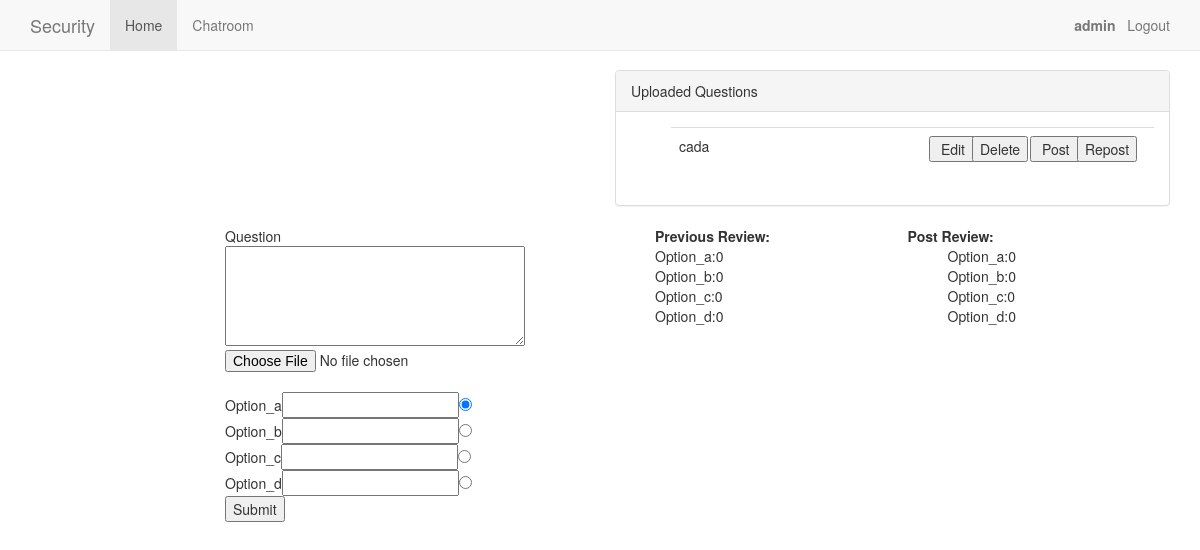
Before: / (signed in) with the older database file.
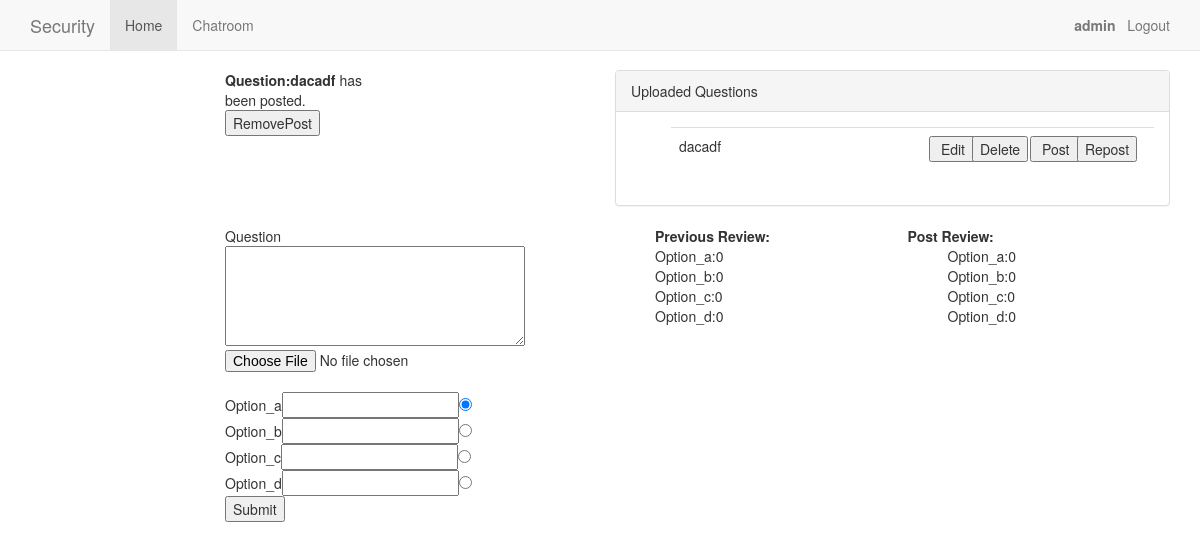
After: the same page with the newer database file.
### security/models.py (models this page shows)
class Question(models.Model):
    question = models.CharField(max_length=200)
    option_a = models.CharField(max_length=200)
    option_b = models.CharField(max_length=200)
    option_c = models.CharField(max_length=200)
    option_d = models.CharField(max_length=200)
    image = models.ImageField(upload_to=get_upload_file_name,default='00000')
    option_correct = models.CharField(max_length=2)
    file_path = models.CharField(max_length=200,default='00000')
    class Meta:
        db_table='questions'

### security/views.py (the view, shortened to what this page needs)
# urls.py: url(r'^$','security.views.quiz',name='home'),
def quiz(request):
    list_a=[]
    list_b=[]
    list_c=[]
    list_d=[]
    re_list_a=[]
    re_list_b=[]
    re_list_c=[]
    re_list_d=[]
    correct=1
    form=QuestionForm(request.POST,request.FILES)
    ansform = AnswerForm(request.POST or None)
    number_of_times='0'
    _id=-1
    post=Posted_Question.objects.all()
    if(post):
        _id=post[0].question_id
        number_of_times=post[0].number_of_times
    print "id" ,_id
    switcher={
        '0':'',
        '1':'Post',
        '2':'Repost'
    }
    question=Question.objects.filter(id=_id)
    uploaded =Question.objects.all()
    submission=''
    if request.user.is_authenticated():
        model=ChatRoom.objects.filter(name=request.user.username)
        if(not model):
            create=ChatRoom(name=request.user.username)
            create.save()
    if(question):
        ques= question[0]
        print "question_id",ques.id
    else:
        ques=''
    if question:
        correct=Question.objects.filter(id=_id)[0].option_correct
        option_a=Answer.objects.filter(answer='0').filter(question_id=_id)
        for l in option_a:
            list_a.append(str(l.user_name))
        option_b=Answer.objects.filter(answer='1').filter(question_id=_id)
        for l in option_b:
            list_b.append(str(l.user_name))
        option_c=Answer.objects.filter(answer='2').filter(question_id=_id)
        for l in option_c:
            list_c.append(str(l.user_name))
        option_d=Answer.objects.filter(answer='3').filter(question_id=_id)
        for l in option_d:
            list_d.append(str(l.user_name))
        repost_a=Reposted_Answer.objects.filter(answer='0').filter(question_id=_id)
        for l in repost_a:
            re_list_a.append(str(l.user_name))
        repost_b=Reposted_Answer.objects.filter(answer='1').filter(question_id=_id)
        for l in repost_b:
            re_list_b.append(str(l.user_name))
        repost_c=Reposted_Answer.objects.filter(answer='2').filter(question_id=_id)
        for l in repost_c:
            re_list_c.append(str(l.user_name))
        repost_d=Reposted_Answer.objects.filter(answer='3').filter(question_id=_id)
        for l in repost_d:
            re_list_d.append(str(l.user_name))
    return render_to_response(
    'quiz.html',
    {'request':request,'form':form,'ques':ques,'submission':submission,'uploaded':uploaded,
     'post':switcher[number_of_times],'number_of_times':number_of_times,'option_a':len(list_a),'option_b':len(list_b),
        'option_c':len(list_c),'option_d':len(list_d),'re_option_a':len(re_list_a),'re_option_b':len(re_list_b),
        're_option_c':len(re_list_c),'re_option_d':len(re_list_d),'correct':correct},
        context_instance=RequestContext(request))

### security/forms.py
class QuestionForm(forms.ModelForm):
    question = forms.CharField(widget=forms.Textarea,label='',required=False)
    class Meta:
        model= Question
        fields = ['option_a','option_b','option_c','option_d','image']

### security/templates/quiz.html (shortened to what this page needs)
{%extends 'base.html'%}
{%load crispy_forms_tags%}
{%load filename%}
{%block jumbotron%}
{%load staticfiles%}
  <div class="row">
  <div class="col-md-2"></div>
  <div class="col-md-2">
      {% if ques %}
        {% if user.is_superuser %}
            <b>Question:{{ ques.question}}</b> has been posted.
            <form action="{% url 'delete_post'%}" method="post">{%csrf_token%}
                    <input type="submit" value="RemovePost">
            </form>
      <br>
        {%endif%}
      {% else %}
          <div id="lable2">{{ submission }}</div>
      {% endif %}
  </div>
  <div class="col-md-2"></div>
  <div class="col-md-6">
      {% if user.is_superuser %}
      <div class="panel panel-default">
        <div class="panel-heading">
            Uploaded Questions
        </div>
        <div class="panel-body ">
          <ol style="list-style-type:none">
            {% if uploaded %}
            <table class="table" style="table-layout: fixed; width: 100%">
                {% for quest in uploaded %}
                  <tr>
                    <td  style="word-wrap: break-word" width="250">{{ quest.question }}</td>
                    <td width="43">
                      <input  type="button" name="edit"
                              onclick="readQuestion('{{ quest.id }}','{{ quest.question }}','{{ quest.option_a }}','{{ quest.option_b }}','{{ quest.option_c }}','{{ quest.option_d }}','{{ quest.option_correct }}','{{quest.image.url}}')" value=" Edit "/>
                    </td>
                    <td width="58">
                      <form method="post"  action="{% url 'delete' %}">{% csrf_token %}
                      <input  type="submit" name="delete" value="Delete">
                      </form>
                    </td>
                    <td width="47">
                      <form method="post"  action="{% url 'publish' %}">{% csrf_token %}
                      <input  type="submit" name="post" value=" Post ">
                      </form>
                   </td>
                   <td>
                      <form method="post"  action="{% url 're_publish' %}">{% csrf_token %}
                      <input type="submit" name="repost" value="Repost">
                      </form>
                   </td>
                  </tr>
                {% endfor %}
            </table>
            {% endif %}
          </ol>
        </div>
      </div>
      {%endif%}
  </div>
</div>
{% if user.is_superuser %}
<div class="row">
  <div class="col-md-2">
  </div>
  <div class="col-md-4">
     <form enctype="multipart/form-data" action ="" method = "POST" >{%csrf_token%}
      Question<br>
      {{ form.question }}<br>
      {{ form.image }}<br>
      Option_a{{ form.option_a }}<input type="radio" class='radio_1' name="correct" value="0" id="0"checked>
      <br>
      Option_b{{ form.option_b }}<input type="radio" class='radio_1'  name="correct" value="1" id="1"><br>
      Option_c{{ form.option_c }}<input type="radio" class='radio_1'  name="correct" value="2" id="2"><br>
      Option_d{{ form.option_d }}<input type="radio" class='radio_1'  name="correct" value="3" id="3"><br>
      <input type="submit" value="Submit">
     </form>
  </div>
 <div class="col-md-3">
      <ol style="list-style-type:none">
      <b>Previous Review:</b>
      <li> Option_a:{{option_a}}</li>
      <li> Option_b:{{option_b}}</li>
      <li> Option_c:{{option_c}}</li>
      <li> Option_d:{{option_d}}</li>
      </ol>
  </div>
  <div class="col-md-2">
      <b>Post Review:</b>
      <ol style="list-style-type:none">
      <li> Option_a:{{re_option_a}}</li>
      <li> Option_b:{{re_option_b}}</li>
      <li> Option_c:{{re_option_c}}</li>
      <li> Option_d:{{re_option_d}}</li>
      </ol>
  </div>
</div>
{% endif %}
{% endblock %}

### security/templates/base.html (shortened to what this page needs)
{%load staticfiles%}
<!DOCTYPE html>
<html lang="en">
  <head>
    {%include 'header.html'%}
  </head>
  <body>
    {%include 'nav.html'%}
    <div class="container">
      {%block jumbotron%}
      {%endblock%}
  </body>
</html>

### security/templates/header.html (shortened to what this page needs)
{%load staticfiles%}
    <link href="{%static 'css/bootstrap.min.css'%}" rel="stylesheet">
    <link href="{%static 'css/navbar-static-top.css'%}" rel="stylesheet">
    <link href="{%static 'css/user_defined.css'%}" rel="stylesheet">

### security/templates/nav.html (shortened to what this page needs)
{%load filename%}
<nav class="navbar navbar-default navbar-static-top">
      <div class="container">
        <div class="navbar-header">
          <a class="navbar-brand" href="{%url 'home'%}">Security</a>
        </div>
        <div id="navbar" class="navbar-collapse collapse">
          <ul class="nav navbar-nav">
            <li class="active"><a href="{%url 'home'%}">Home</a></li>
            <li><a href="{%url 'chats' %}">Chatroom</a></li>
          </ul>
          <ul class="nav navbar-nav navbar-right">
          {% if request.user.is_authenticated %}
            <li><a href="{% url 'auth_logout' %}"><b>{{request.user}}&nbsp;&nbsp;&nbsp;</b>Logout</a></li>
          {% else %}
            <li><a href="{% url 'registration_register' %}">Register </a></li>
          {% endif %}
        </ul>
        </div>
      </div>
    </nav>

### security/templates/footer.html (shortened to what this page needs)
{%load staticfiles%}

### static_in_pro/our_static/css/navbar-static-top.css (style rules this page uses)
body { min-height: 2000px; }
.navbar-static-top { margin-bottom: 19px; }

### security/templates/quiz.html (style rules this page uses)
#id_question { width: 300px; height: 100px; }

Changed rows visible on the page:
changed Question: question (not shown) → "dacadf"; question "cada" → "dacadf"
Other visible differences:
form field value: (not shown) → "RemovePost"
text now shown: "Question: has been posted."
